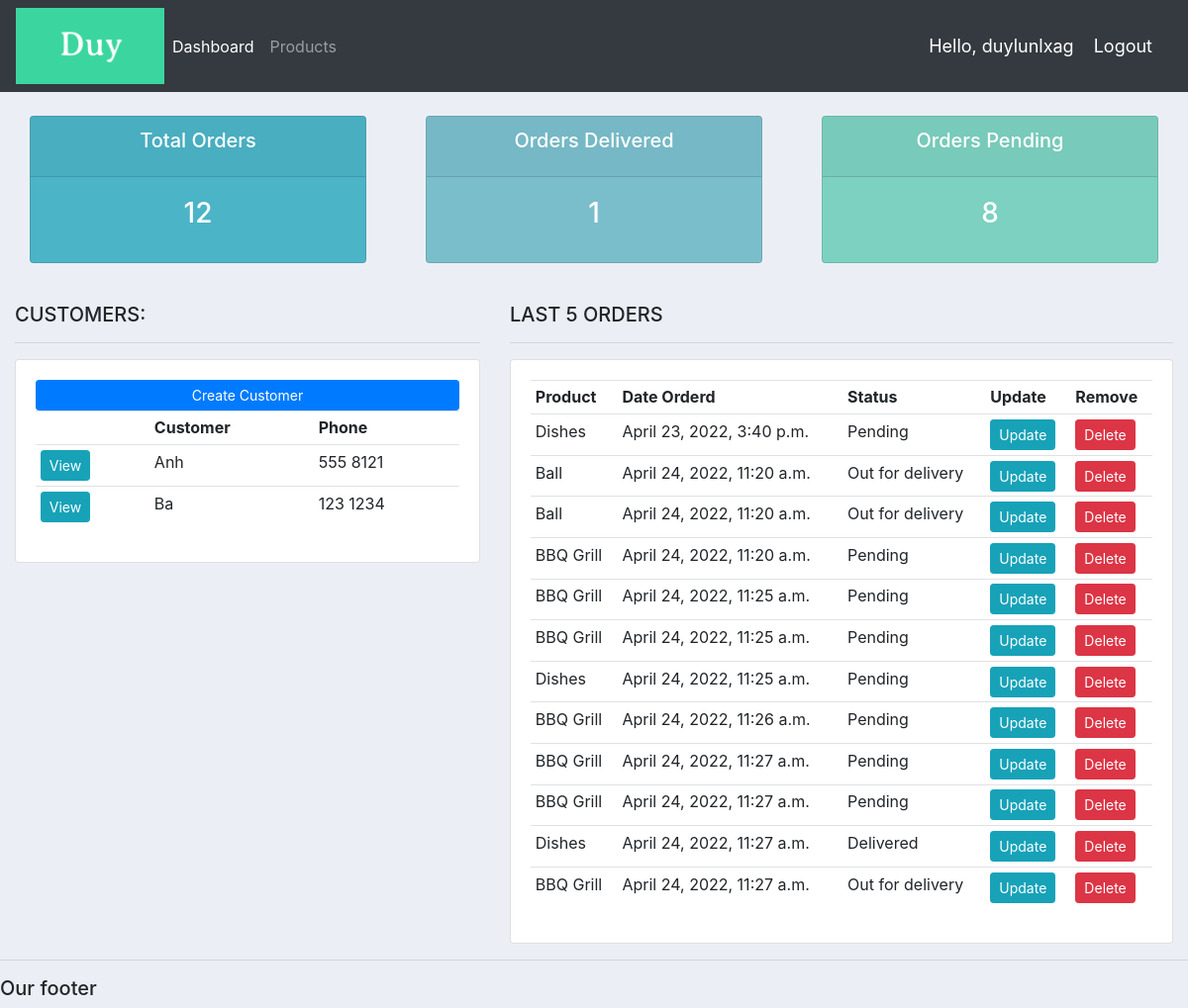
Page / (signed in) on the earlier database version.
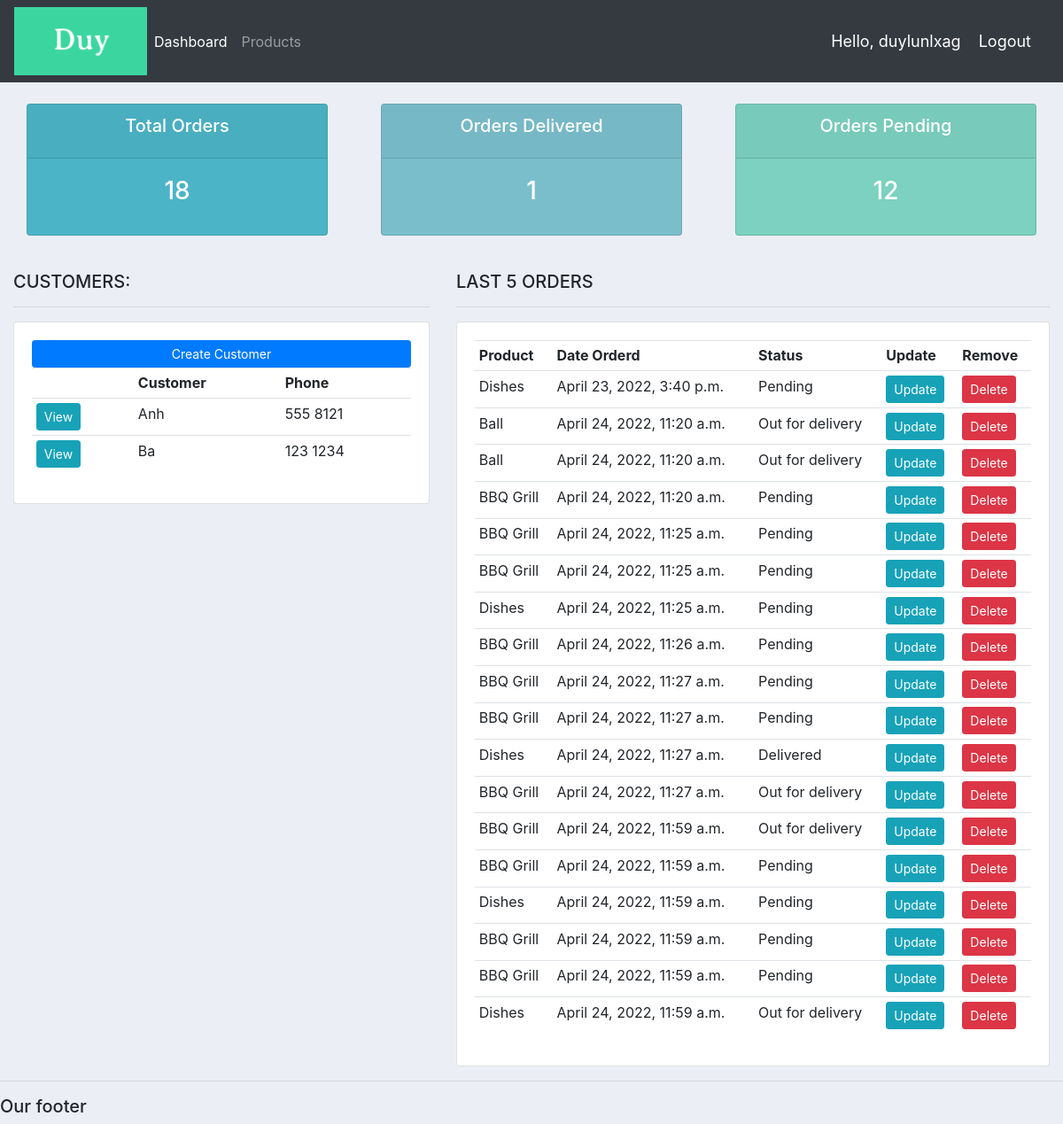
Same page on the later database version.
### accounts/models.py (models this page shows, shortened)
class Customer(models.Model):
	name = models.CharField(max_length=200, null=True)
	phone = models.CharField(max_length=200, null=True)
	email = models.CharField(max_length=200, null=True)
	date_created = models.DateTimeField(auto_now_add=True, null=True)

class Order(models.Model):
	STATUS = (
		('Pending', 'Pending'),
		('Out for delivery', 'Out for delivery'),
		('Delivered', 'Delivered'),
		)
	customer = models.ForeignKey(Customer, null=True, on_delete=models.SET_NULL)
	product = models.ForeignKey(Product, null=True, on_delete=models.SET_NULL)
	date_created = models.DateTimeField(auto_now_add=True, null=True)
	status = models.CharField(max_length=200, null=True, choices=STATUS)
	note = models.CharField(max_length=1000, null=True)

class Product(models.Model):
	CATEGORY = (
		('Indoor', 'Indoor'),
		('Out Door', 'Out Door'),
		)
	name = models.CharField(max_length=200, null=True)
	price = models.FloatField(null=True)
	category = models.CharField(max_length=200, null=True, choices=CATEGORY)
	description = models.CharField(max_length=200, null=True, blank=True)
	date_created = models.DateTimeField(auto_now_add=True, null=True)
	tags = models.ManyToManyField(Tag)
	def __str__(self):
		return self.name

### accounts/views.py (the view)
# urls.py: path('', views.home, name="home"),
@login_required(login_url='login')
def home(request):
	orders = Order.objects.all()
	customers = Customer.objects.all()
	total_customers = customers.count()
	total_orders = orders.count()
	delivered = orders.filter(status='Delivered').count()
	pending = orders.filter(status='Pending').count()
	context = {'orders':orders, 'customers':customers,
	'total_orders':total_orders,'delivered':delivered,
	'pending':pending }
	return render(request, 'accounts/dashboard.html', context)

### accounts/templates/accounts/dashboard.html
{%  extends 'accounts/main.html' %}
{% block content %}
{%  include 'accounts/status.html' %}
<br>
<div class="row">
	<div class="col-md-5">
		<h5>CUSTOMERS:</h5>
		<hr>
		<div class="card card-body">
			<a class="btn btn-primary  btn-sm btn-block" href="">Create Customer</a>
			<table class="table table-sm">
				<tr>
					<th></th>
					<th>Customer</th>
					<th>Phone</th>
				</tr>
				{% for customer in customers %}
					<tr>
						<td><a class="btn btn-sm btn-info" href="{% url 'customer' customer.id %}">View</a></td>
						<td>{{customer.name}}</td>
						<td>{{customer.phone}}</td>
					</tr>
				{% endfor %}
			</table>
		</div>
	</div>
	<div class="col-md-7">
		<h5>LAST 5 ORDERS</h5>
		<hr>
		<div class="card card-body">
			<table class="table table-sm">
				<tr>
					<th>Product</th>
					<th>Date Orderd</th>
					<th>Status</th>
					<th>Update</th>
					<th>Remove</th>
				</tr>
				{% for order in orders %}
					<tr>
						<td>{{order.product}}</td>
						<td>{{order.date_created}}</td>
						<td>{{order.status}}</td>
						<td><a class="btn btn-sm btn-info" href="{% url 'update_order' order.id %}">Update</a></td>
						<td><a class="btn btn-sm btn-danger" href="">Delete</a></td>
					</tr>
				{% endfor %}
			</table>
		</div>
	</div>
</div>
{% endblock %}

### accounts/templates/accounts/main.html (shortened to what this page needs)
{% load static %}
<!DOCTYPE html>
<html>
<head>
	<link rel="stylesheet" href="https://stackpath.bootstrapcdn.com/bootstrap/4.3.1/css/bootstrap.min.css">
	<link rel="stylesheet" type="text/css" href="{% static '/css/main.css' %}">
</head>
<body>
	{%  include 'accounts/navbar.html' %}
	<div class="container-fluid">
	{% block content %}
	{% endblock %}
    </div>
	<hr>
	<h5>Our footer</h5>
</body>
</html>

### accounts/templates/accounts/navbar.html (shortened to what this page needs)
{% load static %}
<nav class="navbar navbar-expand-lg navbar-dark bg-dark">
 <img src="{% static 'images/logo.png' %}">
  <div class="collapse navbar-collapse" id="navbarNav">
    <ul class="navbar-nav">
      <li class="nav-item active">
        <a class="nav-link" href="{% url 'home' %}">Dashboard</a>
      </li>
      <li class="nav-item">
        <a class="nav-link" href="{% url 'products' %}">Products</a>
      </li>
    </ul>
  </div>
  <span class="hello-msg">Hello, {{request.user}}</span>
  <span ><a  class="hello-msg" href="{% url 'logout' %}">Logout</a></span>
</nav>

### accounts/templates/accounts/status.html
<br>
<div class="row">
	<div class="col">
		<div class="col-md">
			<div class="card text-center text-white  mb-3" id="total-orders">
			  	<div class="card-header">
			  		<h5 class="card-title">Total Orders</h5>
			  	</div>
			  	<div class="card-body">
			    	<h3 class="card-title">{{total_orders}}</h3>
			  	</div>
			</div>
		</div>
	</div>
	<div class="col">
		<div class="col-md">
			<div class="card text-center text-white  mb-3" id="orders-delivered">
			  	<div class="card-header">
			  		<h5 class="card-title">Orders Delivered</h5>
			  	</div>
			  	<div class="card-body">
			    	<h3 class="card-title">{{delivered}}</h3>
			  	</div>
			</div>
		</div>
	</div>
	<div class="col">
		<div class="col-md">
			<div class="card text-center text-white  mb-3" id="orders-pending">
			  	<div class="card-header">
			  		<h5 class="card-title">Orders Pending</h5>
			  	</div>
			  	<div class="card-body">
			    	<h3 class="card-title">{{pending}}</h3>
			  	</div>
			</div>
		</div>
	</div>
</div>

### static/css/main.css (style rules this page uses)
body { background-color: #ebeff5; }
#total-orders { background-color: #4cb4c7; }
#orders-delivered { background-color: #7abecc; }
#orders-pending { background-color: #7CD1C0; }

### accounts/templates/accounts/navbar.html (style rules this page uses)
.hello-msg { font-size: 18px; color: #fff; margin-right: 20px; }

Differences in the rows shown:
added Order: product "BBQ Grill", date_created "April 24, 2022, 11:59 a.m.", status "Out for delivery"
added Order: product "BBQ Grill", date_created "April 24, 2022, 11:59 a.m.", status "Pending"
added Order: product "Dishes", date_created "April 24, 2022, 11:59 a.m.", status "Pending"
added Order: product "BBQ Grill", date_created "April 24, 2022, 11:59 a.m.", status "Pending"
added Order: product "BBQ Grill", date_created "April 24, 2022, 11:59 a.m.", status "Pending"
added Order: product "Dishes", date_created "April 24, 2022, 11:59 a.m.", status "Out for delivery"
Other differences:
{{ total_orders }}: "12" → "18"
{{ pending }}: "8" → "12"
